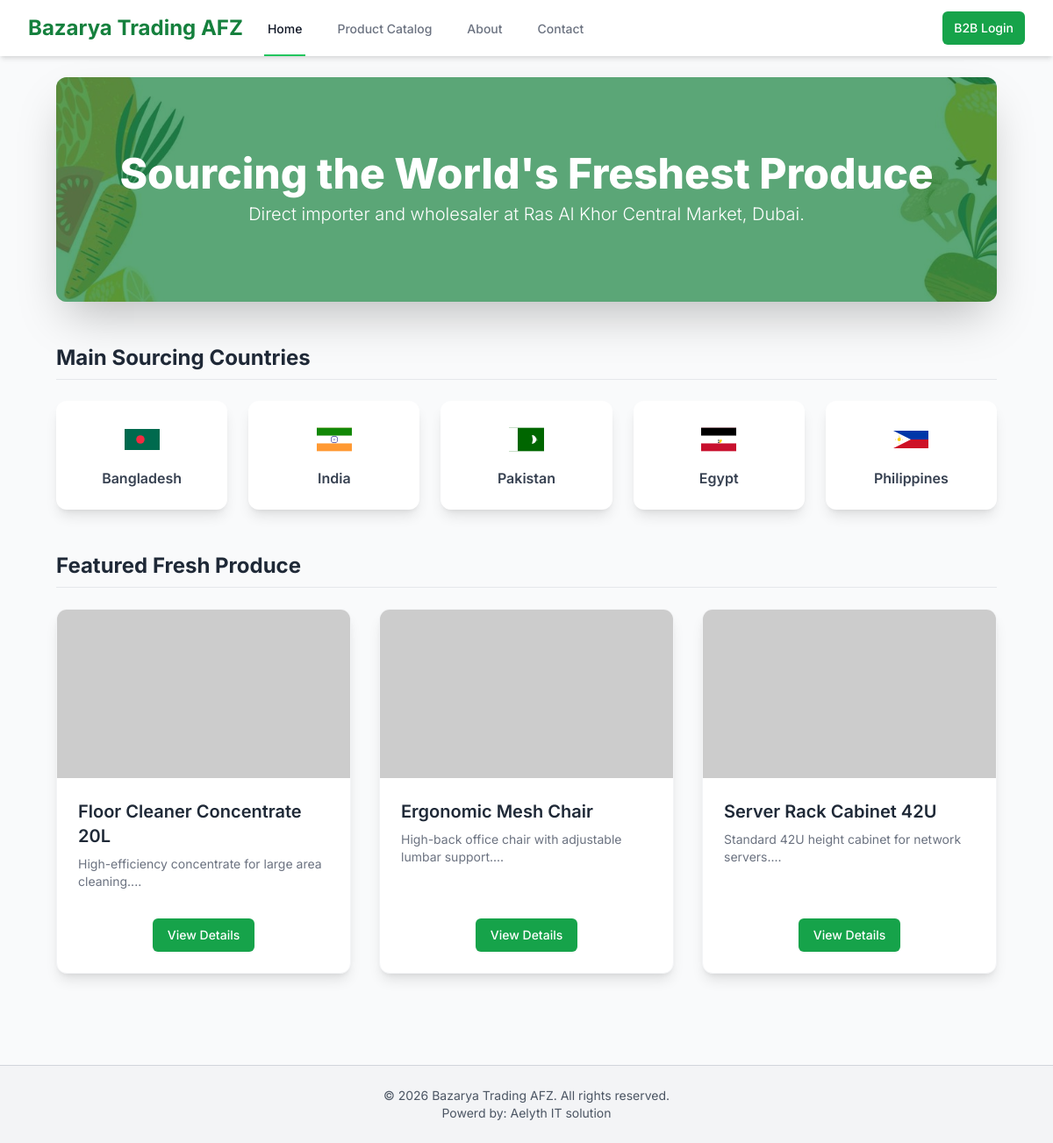
The page / on the database its author committed.
### tables this page shows
CREATE TABLE products (
    id INT AUTO_INCREMENT PRIMARY KEY,
    name VARCHAR(255) NOT NULL,
    sku VARCHAR(50) NOT NULL UNIQUE,
    category_id INT NOT NULL,
    description TEXT,
    features TEXT,
    image_url VARCHAR(255) DEFAULT 'https://placehold.co/150x150/e5e7eb/374151?text=No+Image',
    price DECIMAL(10, 2) NOT NULL,  
    stock INT NOT NULL DEFAULT 0,
    moq INT NOT NULL DEFAULT 1,       
    is_visible BOOLEAN NOT NULL DEFAULT TRUE,  
    created_at TIMESTAMP DEFAULT CURRENT_TIMESTAMP,
    FOREIGN KEY (category_id) REFERENCES categories(id)
);

### index.php (the view, shortened to what this page needs)
<?php
require_once 'includes/db.php';
require_once 'includes/header.php';
$featured_products = [];
$sql = "SELECT id, name, sku, description, image_url FROM products WHERE is_visible = TRUE ORDER BY id DESC LIMIT 3";
$result = $conn->query($sql);
if ($result && $result->num_rows > 0) {
    while($row = $result->fetch_assoc()) {
        $featured_products[] = $row;
    }
}
?>
<div class="pb-8 px-4 sm:px-6 lg:px-8">
    <div class="relative bg-green-700 text-white rounded-xl shadow-2xl overflow-hidden mb-12 h-48 sm:h-64 flex items-center justify-center">
        <img class="absolute inset-0 h-full w-full object-cover opacity-30" src="pic.jpg" alt="Fresh fruits and vegetables market">
        <div class="relative z-10 text-center p-6">
            <h2 class="text-3xl lg:text-5xl font-extrabold mb-2">Sourcing the World's Freshest Produce</h2>
            <p class="text-sm sm:text-xl font-light">Direct importer and wholesaler at Ras Al Khor Central Market, Dubai.</p>
        </div>
    </div>
    <h3 class="text-2xl font-bold text-gray-800 mb-6 border-b pb-2">Main Sourcing Countries</h3>
    <div class="grid grid-cols-2 sm:grid-cols-3 md:grid-cols-4 lg:grid-cols-5 gap-4 sm:gap-6 mb-12">
        <?php
            foreach ($categories_data as $cat):
        ?>
        <a href="products.php?country=<?php echo urlencode($cat['name']); ?>" class="bg-white p-6 rounded-xl shadow-lg hover:shadow-xl transition duration-300 transform hover:-translate-y-1 text-center">
            <?php echo $cat['svg']; ?>
            <p class="font-semibold text-gray-700 text-sm sm:text-base"><?php echo $cat['name']; ?></p>
        </a>
        <?php endforeach; ?>
    </div>
    <h3 class="text-2xl font-bold text-gray-800 mb-6 border-b pb-2">Featured Fresh Produce</h3>
    <div class="grid grid-cols-1 sm:grid-cols-2 md:grid-cols-3 gap-8">
        <?php foreach ($featured_products as $product): ?>
        <div class="bg-white rounded-xl shadow-lg overflow-hidden border border-gray-100 flex flex-col">
            <img class="w-full h-48 object-cover" src="<?php echo htmlspecialchars($product['image_url']); ?>" alt="<?php echo htmlspecialchars($product['name']); ?>" onerror="this.onerror=null; this.src='https://placehold.co/400x300/e5e7eb/374151?text=Image+Unavailable';" >
            <div class="p-6 flex-grow flex flex-col">
                <h4 class="text-xl font-semibold text-gray-800 mb-2"><?php echo htmlspecialchars($product['name']); ?></h4>
                <p class="text-sm text-gray-500 mb-4 flex-grow"><?php echo htmlspecialchars(substr($product['description'], 0, 100)) . '...'; ?></p>
                <div class="text-center mt-4">
                    <a href="products.php" class="inline-flex items-center px-4 py-2 border border-transparent text-sm font-medium rounded-md shadow-sm text-white bg-green-600 hover:bg-green-700 transition duration-150">
                        View Details
                    </a>
                </div>
            </div>
        </div>
        <?php endforeach; ?>
    </div>
</div>
<?php
require_once 'includes/footer.php';
?>

### includes/header.php (style rules this page uses)
body { font-family: 'Inter', sans-serif; }

### rows shown on the page
products: name "Floor Cleaner Concentrate 20L", description "High-efficiency concentrate for large area cleaning."
products: name "Ergonomic Mesh Chair", description "High-back office chair with adjustable lumbar support."
products: name "Server Rack Cabinet 42U", description "Standard 42U height cabinet for network servers."

### other values the page prints
$cat['name'] "Bangladesh"
$cat['name'] "India"
$cat['name'] "Pakistan"
$cat['name'] "Egypt"
$cat['name'] "Philippines"
